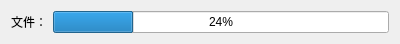
<?xml version="1.0" encoding="UTF-8"?>
<ui version="4.0">
 <class>CustomWidget</class>
 <widget class="QWidget" name="CustomWidget">
  <property name="geometry">
   <rect>
    <x>0</x>
    <y>0</y>
    <width>400</width>
    <height>38</height>
   </rect>
  </property>
  <property name="windowTitle">
   <string>Form</string>
  </property>
  <layout class="QHBoxLayout" name="horizontalLayout">
   <item>
    <widget class="QLabel" name="label">
     <property name="text">
      <string>文件：</string>
     </property>
    </widget>
   </item>
   <item>
    <widget class="QProgressBar" name="progressBar">
     <property name="value">
      <number>24</number>
     </property>
    </widget>
   </item>
  </layout>
 </widget>
 <resources/>
 <connections/>
</ui>
